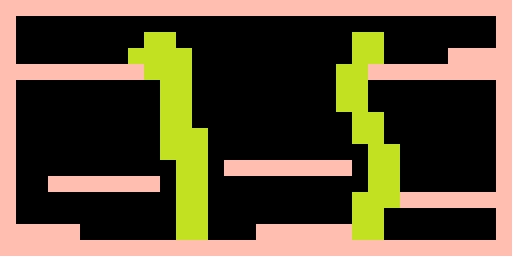

This is a level from a 2D game, rendered from its Tiled map with the project's own tilesets. A one-line summary and the map file follow, with tile-layer data summarised:
An orthogonal 32x16 tile map with 16x16 px tiles, 2 tile layers (Walls, Climbable), 1 hidden layer not drawn.

<map version="1.0" tiledversion="1.1.6" orientation="orthogonal" renderorder="right-down" width="32" height="16" tilewidth="16" tileheight="16" infinite="0" nextobjectid="1">
 <tileset firstgid="1" source="../tilesets/tiles.tsx" />
 <layer name="Background" width="32" height="16" visible="0">
  <data>[512 cells, 512 non-empty, 1 distinct tile ids]</data>
 </layer>
 <layer name="Walls" width="32" height="16">
  <data>[512 cells, 142 non-empty, 1 distinct tile ids]</data>
 </layer>
 <layer name="Climbable" width="32" height="16">
  <data>[512 cells, 58 non-empty, 1 distinct tile ids]</data>
 </layer>
</map>
